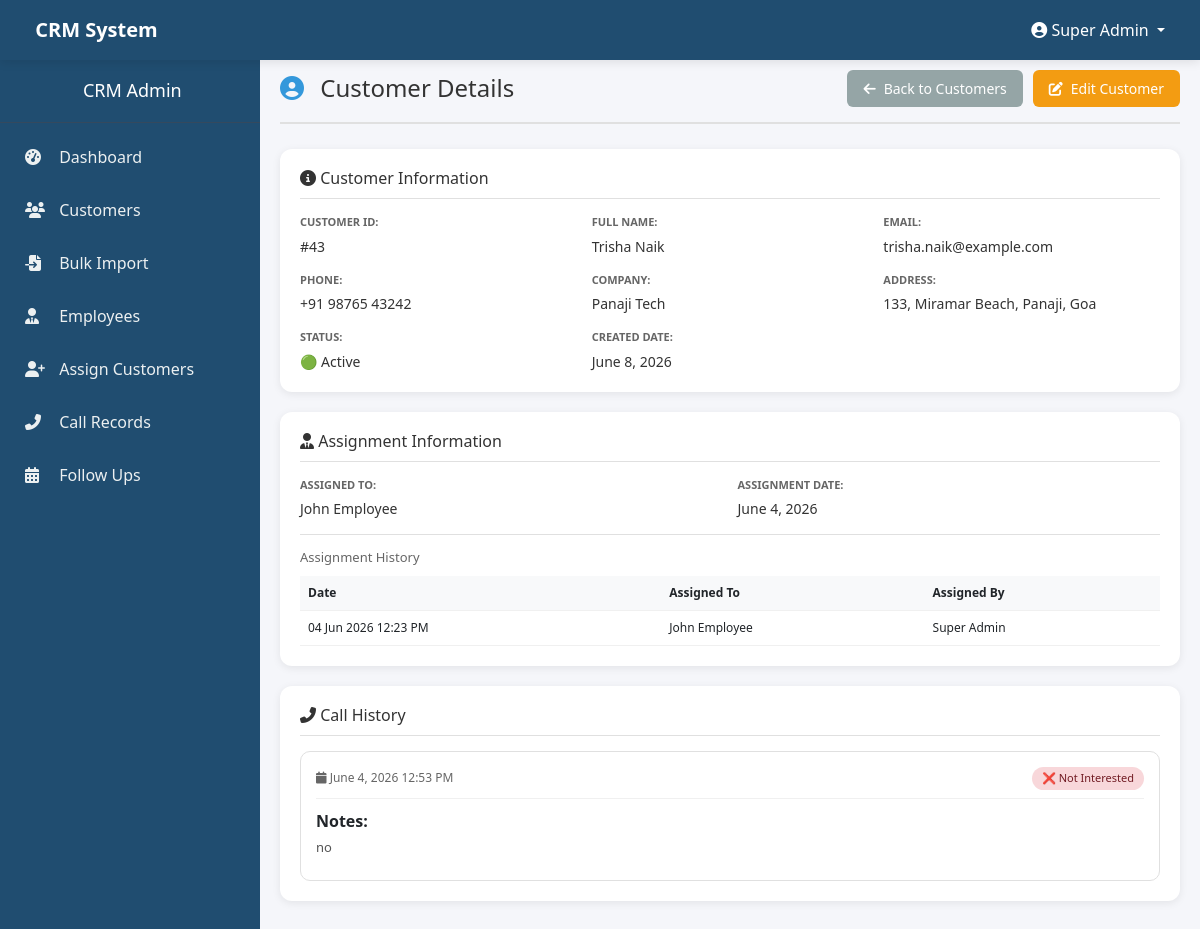
Page /pages/admin/view_customer.php?id=43 (signed in) on the committed database.
### tables this page shows
CREATE TABLE `users` (
  `id` int(11) NOT NULL,
  `name` varchar(100) NOT NULL,
  `email` varchar(100) DEFAULT NULL,
  `phone` varchar(20) DEFAULT NULL,
  `company` varchar(100) DEFAULT NULL,
  `address` text DEFAULT NULL,
  `assigned_to` int(11) DEFAULT NULL,
  `status` enum('active','inactive') DEFAULT 'active',
  `created_at` date NOT NULL,
  `updated_at` timestamp NOT NULL DEFAULT current_timestamp() ON UPDATE current_timestamp(),
  `assignment_date` date DEFAULT NULL
);

CREATE TABLE `employees` (
  `id` int(11) NOT NULL,
  `name` varchar(100) NOT NULL,
  `email` varchar(100) NOT NULL,
  `phone` varchar(20) DEFAULT NULL,
  `password` varchar(255) NOT NULL,
  `role` enum('admin','employee') DEFAULT 'employee',
  `status` enum('active','inactive') DEFAULT 'active',
  `created_at` timestamp NOT NULL DEFAULT current_timestamp()
);

CREATE TABLE `assignments_history` (
  `id` int(11) NOT NULL,
  `user_id` int(11) NOT NULL,
  `employee_id` int(11) NOT NULL,
  `assigned_by` int(11) NOT NULL,
  `assigned_at` timestamp NOT NULL DEFAULT current_timestamp()
);

CREATE TABLE `call_records` (
  `id` int(11) NOT NULL,
  `user_id` int(11) NOT NULL,
  `employee_id` int(11) NOT NULL,
  `notes` text DEFAULT NULL,
  `interest_level` enum('interested','not_interested','follow_up') DEFAULT 'follow_up',
  `follow_up_date` date DEFAULT NULL,
  `recording_file` varchar(255) DEFAULT NULL,
  `called_at` timestamp NOT NULL DEFAULT current_timestamp()
);

### includes/functions.php (called while the page is built, shortened)
<?php
require_once __DIR__ . '/config.php';
function getEmployeeById($id)
{
    global $pdo;
    $stmt = $pdo->prepare("SELECT id, name, email, phone, role, status, created_at FROM employees WHERE id = ?");
    $stmt->execute([$id]);
    return $stmt->fetch();
}
function getUserById($id)
{
    global $pdo;
    $stmt = $pdo->prepare("SELECT u.*, e.name as assigned_employee_name
                           FROM users u
                           LEFT JOIN employees e ON u.assigned_to = e.id
                           WHERE u.id = ?");
    $stmt->execute([$id]);
    return $stmt->fetch();
}
?>

### pages/admin/view_customer.php (the view, shortened to what this page needs)
<?php
require_once '../../includes/config.php';
require_once '../../includes/functions.php';
$customer_id = isset($_GET['id']) ? (int)$_GET['id'] : 0;
$customer = getUserById($customer_id);
$assigned_employee_name = 'Not Assigned';
if ($customer['assigned_to']) {
    $employee = getEmployeeById($customer['assigned_to']);
    $assigned_employee_name = $employee ? $employee['name'] : 'Unknown';
}
global $pdo;
$stmt = $pdo->prepare("SELECT * FROM call_records WHERE user_id = ? ORDER BY called_at DESC");
$stmt->execute([$customer_id]);
$call_history = $stmt->fetchAll();
$stmt = $pdo->prepare("SELECT ah.*, e.name as employee_name, a.name as assigned_by_name
                       FROM assignments_history ah
                       JOIN employees e ON ah.employee_id = e.id
                       JOIN employees a ON ah.assigned_by = a.id
                       WHERE ah.user_id = ?
                       ORDER BY ah.assigned_at DESC");
$stmt->execute([$customer_id]);
$assignment_history = $stmt->fetchAll();
include_once '../../components/header.php';
include_once '../../components/navbar.php';
?>
<div class="wrapper">
    <?php include_once '../../components/sidebar_admin.php'; ?>
    <div class="main-content">
        <div class="page-header">
            <h1><i class="fas fa-user-circle"></i> Customer Details</h1>
            <div class="header-actions">
                <a href="customers.php" class="btn btn-secondary">
                    <i class="fas fa-arrow-left"></i> Back to Customers
                </a>
                <a href="edit_customer.php?id=<?php echo $customer_id; ?>" class="btn btn-warning">
                    <i class="fas fa-edit"></i> Edit Customer
                </a>
            </div>
        </div>
        <div class="info-card">
            <h3><i class="fas fa-info-circle"></i> Customer Information</h3>
            <div class="info-grid">
                <div class="info-item">
                    <label>Customer ID:</label>
                    <span>#<?php echo $customer['id']; ?></span>
                </div>
                <div class="info-item">
                    <label>Full Name:</label>
                    <span><?php echo htmlspecialchars($customer['name']); ?></span>
                </div>
                <div class="info-item">
                    <label>Email:</label>
                    <span><?php echo htmlspecialchars($customer['email']) ?: '—'; ?></span>
                </div>
                <div class="info-item">
                    <label>Phone:</label>
                    <span><?php echo htmlspecialchars($customer['phone']) ?: '—'; ?></span>
                </div>
                <div class="info-item">
                    <label>Company:</label>
                    <span><?php echo htmlspecialchars($customer['company']) ?: '—'; ?></span>
                </div>
                <div class="info-item">
                    <label>Address:</label>
                    <span><?php echo nl2br(htmlspecialchars($customer['address'])) ?: '—'; ?></span>
                </div>
                <div class="info-item">
                    <label>Status:</label>
                    <span><?php echo $customer['status'] === 'active' ? '🟢 Active' : '🔴 Inactive'; ?></span>
                </div>
                <div class="info-item">
                    <label>Created Date:</label>
                    <span><?php echo date('F j, Y', strtotime($customer['created_at'])); ?></span>
                </div>
            </div>
        </div>
        <div class="info-card">
            <h3><i class="fas fa-user-tie"></i> Assignment Information</h3>
            <div class="info-grid">
                <div class="info-item">
                    <label>Assigned To:</label>
                    <span>
                        <?php if ($customer['assigned_to']): ?>
                            <?php echo htmlspecialchars($assigned_employee_name); ?>
                        <?php else: ?>
                            <span class="text-muted">Not Assigned</span>
                        <?php endif; ?>
                    </span>
                </div>
                <div class="info-item">
                    <label>Assignment Date:</label>
                    <span><?php echo $customer['assignment_date'] ? date('F j, Y', strtotime($customer['assignment_date'])) : '—'; ?></span>
                </div>
            </div>
            <?php if (!empty($assignment_history)): ?>
            <div class="assignment-history">
                <h4>Assignment History</h4>
                <table class="history-table">
                    <thead>
                        <tr><th>Date</th><th>Assigned To</th><th>Assigned By</th></tr>
                    </thead>
                    <tbody>
                        <?php foreach ($assignment_history as $history): ?>
                        <tr>
                            <td><?php echo date('d M Y h:i A', strtotime($history['assigned_at'])); ?></td>
                            <td><?php echo htmlspecialchars($history['employee_name']); ?></td>
                            <td><?php echo htmlspecialchars($history['assigned_by_name']); ?></td>
                        </tr>
                        <?php endforeach; ?>
                    </tbody>
                </table>
            </div>
            <?php endif; ?>
        </div>
        <div class="info-card">
            <h3><i class="fas fa-phone-alt"></i> Call History</h3>
            <?php if (empty($call_history)): ?>
                <div class="empty-calls">
                    <i class="fas fa-phone-slash"></i>
                    <p>No call records found for this customer.</p>
                </div>
            <?php else: ?>
                <div class="call-history-list">
                    <?php foreach ($call_history as $call): ?>
                        <div class="call-record">
                            <div class="call-header">
                                <div class="call-date">
                                    <i class="fas fa-calendar"></i>
                                    <?php echo date('F j, Y h:i A', strtotime($call['called_at'])); ?>
                                </div>
                                <div class="call-interest interest-<?php echo $call['interest_level']; ?>">
                                    <?php
                                    if ($call['interest_level'] == 'interested') echo '✅ Interested';
                                    elseif ($call['interest_level'] == 'not_interested') echo '❌ Not Interested';
                                    else echo '🔄 Follow Up';
                                    ?>
                                </div>
                            </div>
                            <div class="call-notes">
                                <strong>Notes:</strong>
                                <p><?php echo nl2br(htmlspecialchars($call['notes'])); ?></p>
                            </div>
                        </div>
                    <?php endforeach; ?>
                </div>
            <?php endif; ?>
        </div>
    </div>
</div>
<?php include_once '../../components/footer.php'; ?>

### components/header.php (shortened to what this page needs)
<!DOCTYPE html>
<html lang="en">
<head>
    <link href="https://cdn.jsdelivr.net/npm/bootstrap@5.3.0/dist/css/bootstrap.min.css" rel="stylesheet">
    <link rel="stylesheet" href="https://cdnjs.cloudflare.com/ajax/libs/font-awesome/6.4.0/css/all.min.css">
    <link rel="stylesheet" href="<?php echo BASE_URL; ?>assets/css/style.css">
</head>
<body>

### components/navbar.php (shortened to what this page needs)
<nav class="navbar">
    <a class="navbar-brand" href="#">
        <i class="fas fa-crm"></i> CRM System
    </a>
    <div class="navbar-right">
        <div class="user-dropdown">
            <button class="dropdown-toggle" onclick="toggleDropdown()">
                <i class="fas fa-user-circle"></i> <?php echo htmlspecialchars($_SESSION['user_name']); ?>
            </button>
        </div>
    </div>
</nav>

### components/sidebar_admin.php
<?php
$current_page = basename($_SERVER['PHP_SELF']);
?>
<div class="sidebar">
    <div class="sidebar-header">
        <h4><i class="fas fa-crm"></i> CRM Admin</h4>
    </div>
    <div class="sidebar-menu">
        <a href="<?php echo BASE_URL; ?>pages/admin/index.php" class="<?php echo $current_page == 'index.php' ? 'active' : ''; ?>">
            <i class="fas fa-tachometer-alt"></i> Dashboard
        </a>
        <a href="<?php echo BASE_URL; ?>pages/admin/customers.php" class="<?php echo $current_page == 'customers.php' ? 'active' : ''; ?>">
            <i class="fas fa-users"></i> Customers
        </a>
        <a href="<?php echo BASE_URL; ?>pages/admin/bulk_import.php" class="<?php echo $current_page == 'bulk_import.php' ? 'active' : ''; ?>">
            <i class="fas fa-file-import"></i> Bulk Import
        </a>
        <a href="<?php echo BASE_URL; ?>pages/admin/employees.php" class="<?php echo $current_page == 'employees.php' ? 'active' : ''; ?>">
            <i class="fas fa-user-tie"></i> Employees
        </a>
        <a href="<?php echo BASE_URL; ?>pages/admin/assign.php" class="<?php echo $current_page == 'assign.php' ? 'active' : ''; ?>">
            <i class="fas fa-user-plus"></i> Assign Customers
        </a>
        <a href="<?php echo BASE_URL; ?>pages/admin/call_records.php" class="<?php echo $current_page == 'call_records.php' ? 'active' : ''; ?>">
            <i class="fas fa-phone-alt"></i> Call Records
        </a>
        <a href="<?php echo BASE_URL; ?>pages/admin/follow_ups.php" class="<?php echo $current_page == 'follow_ups.php' ? 'active' : ''; ?>">
            <i class="fas fa-calendar-alt"></i> Follow Ups
        </a>
    </div>
</div>

### components/footer.php (shortened to what this page needs)
</body>
</html>

### assets/css/style.css (style rules this page uses)
* { margin: 0; padding: 0; box-sizing: border-box; }
body { font-family: 'Segoe UI', Tahoma, Geneva, Verdana, sans-serif; background: #f5f6fa; overflow-x: hidden; }
.navbar { position: fixed; top: 0; left: 0; right: 0; height: 60px; background: #204d70; color: white; z-index: 1000; box-shadow: 0 2px 10px rgba(0,0,0,0.1); display: flex; align-items: center; padding: 0 20px; }
.navbar-brand { font-size: 20px; font-weight: bold; color: white !important; text-decoration: none; }
.navbar-right { margin-left: auto; }
.user-dropdown { position: relative; display: inline-block; }
.user-dropdown .dropdown-toggle { background: transparent; border: none; color: white; cursor: pointer; padding: 8px 15px; border-radius: 5px; }
.sidebar { position: fixed; left: 0; top: 0; bottom: 0; width: 260px; background: #204d70; color: white; padding-top: 60px; z-index: 99; overflow-y: auto; transition: transform 0.3s ease; }
.sidebar-header { padding: 20px; text-align: center; border-bottom: 1px solid #34495e; margin-bottom: 10px; }
.sidebar-header h4 { margin: 0; font-size: 18px; }
.sidebar-menu { padding: 0 10px; }
.sidebar-menu a { display: block; padding: 12px 15px; margin: 5px 0; color: #ecf0f1; text-decoration: none; border-radius: 8px; transition: all 0.3s; }
.sidebar-menu a i { margin-right: 10px; width: 20px; }
.main-content { margin-left: 260px; margin-top: 50px; padding: 20px; min-height: 100vh; background: #f5f6fa; }
.page-header { display: flex; justify-content: space-between; align-items: center; flex-wrap: wrap; gap: 15px; margin-bottom: 25px; padding-bottom: 15px; border-bottom: 2px solid #e0e0e0; }
.page-header h1 { font-size: 24px; color: #333; margin: 0; }
.page-header h1 i { margin-right: 10px; color: #3498db; }
.header-actions { display: flex; gap: 10px; flex-wrap: wrap; }
.btn { display: inline-flex; align-items: center; gap: 8px; padding: 8px 16px; border: none; border-radius: 6px; font-size: 14px; cursor: pointer; text-decoration: none; transition: all 0.3s; }
.btn-warning { background: #f39c12; color: white; }
.btn-secondary { background: #95a5a6; color: white; }
@media (min-width: 769px) { .sidebar { transform: translateX(0) !important; } }

### pages/admin/view_customer.php (style rules this page uses)
.info-card { background: white; border-radius: 12px; padding: 20px; margin-bottom: 20px; box-shadow: 0 2px 8px rgba(0,0,0,0.08); }
.info-card h3 { margin: 0 0 15px 0; font-size: 16px; color: #333; border-bottom: 1px solid #e0e0e0; padding-bottom: 10px; }
.info-grid { display: grid; grid-template-columns: repeat(auto-fit, minmax(250px, 1fr)); gap: 15px; }
.info-item { display: flex; flex-direction: column; }
.info-item label { font-size: 11px; font-weight: 600; color: #666; text-transform: uppercase; margin-bottom: 5px; }
.info-item span { font-size: 14px; color: #333; }
.assignment-history { margin-top: 15px; padding-top: 15px; border-top: 1px solid #e0e0e0; }
.assignment-history h4 { font-size: 13px; margin: 0 0 10px 0; color: #666; }
.history-table { width: 100%; border-collapse: collapse; font-size: 12px; }
.history-table th, .history-table td { padding: 8px; text-align: left; border-bottom: 1px solid #f0f0f0; }
.history-table th { background: #f8f9fa; font-weight: 600; }
.call-history-list { display: flex; flex-direction: column; gap: 15px; }
.call-record { border: 1px solid #e0e0e0; border-radius: 10px; padding: 15px; transition: box-shadow 0.3s; }
.call-header { display: flex; justify-content: space-between; align-items: center; margin-bottom: 10px; padding-bottom: 8px; border-bottom: 1px solid #f0f0f0; }
.call-date { font-size: 12px; color: #666; }
.call-interest { padding: 3px 10px; border-radius: 20px; font-size: 11px; font-weight: 500; }
.interest-not_interested { background: #f8d7da; color: #721c24; }
.call-notes { margin-bottom: 8px; }
.call-notes p { margin: 5px 0 0 0; font-size: 13px; color: #555; }

### rows in the picture
users: id "43", name "Trisha Naik", email "trisha.naik@example.com", phone "+91 98765 43242", company "Panaji Tech", address "133, Miramar Beach, Panaji, Goa", created_at "June 8, 2026", assignment_date "June 4, 2026"
employees: name "John Employee"
assignments_history: assigned_at "04 Jun 2026 12:23 PM", employee.name "John Employee", assigned_by.name "Super Admin"
call_records: called_at "June 4, 2026 12:53 PM", interest_level "❌ Not Interested", notes "no"

### other values in the picture
$_SESSION['user_name'] "Super Admin"
